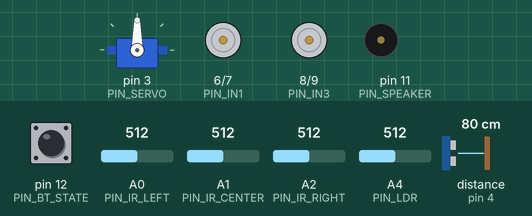
This sketch was run on a simulated Arduino Uno, built with avr-gcc and run on an emulated ATmega328P. On the bench: servo, motor-driver pin pairs drawn as motors (green arrow = first pin HIGH = forward, orange = second pin HIGH = backward, longer = more drive, scaled by the enable pin), buzzer (waves = sounding). Wiring (inferred from the names in the program): ultrasonic range finder: trigger pin 2; echo pin 4. Inputs (shaded band) come from the test bench; at power-on: distance to the obstacle (sensor on pin 4) 80 cm, A0 (PIN_IR_LEFT) = 512, A2 (PIN_IR_RIGHT) = 512, A4 (PIN_LDR) = 512, pin 12 (PIN_BT_STATE) HIGH, A1 (PIN_IR_CENTER) = 512. The echo pulse lasts 58.3 µs per cm.

Above: at 1.2 s.
1.3 s: distance to the obstacle (sensor on pin 4) set to 28 cm
2.8 s: distance to the obstacle (sensor on pin 4) set to 23 cm
At 4.2 s:
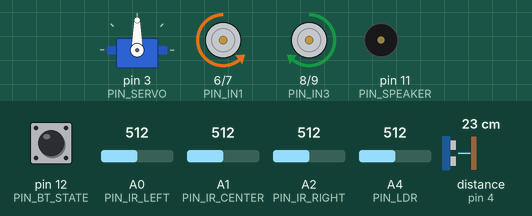
5.8 s: distance to the obstacle (sensor on pin 4) set to 35 cm
At 6.9 s:
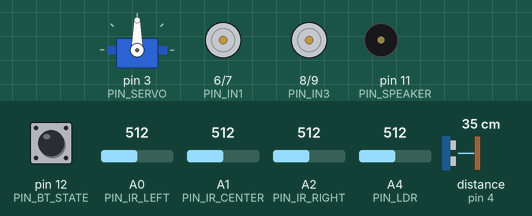
7.4 s: A0 (PIN_IR_LEFT) set to 490
At 8.0 s:
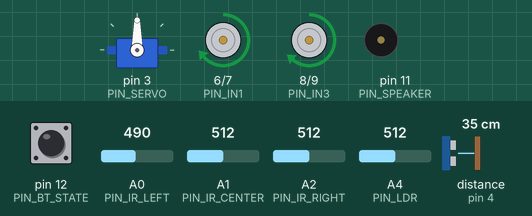
8.9 s: A2 (PIN_IR_RIGHT) set to 390
At 10.1 s:
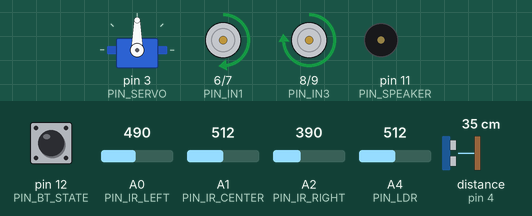
10.4 s: A4 (PIN_LDR) set to 408
11.9 s: A4 (PIN_LDR) set to 387
At 12.4 s:
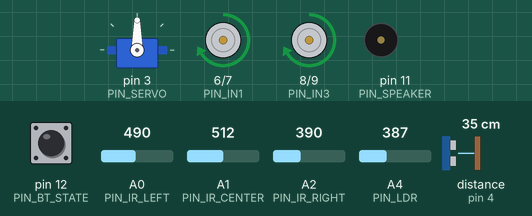
Timing chart, 0 to 14.4 s (numbered marks = the images above; inputs shaded):
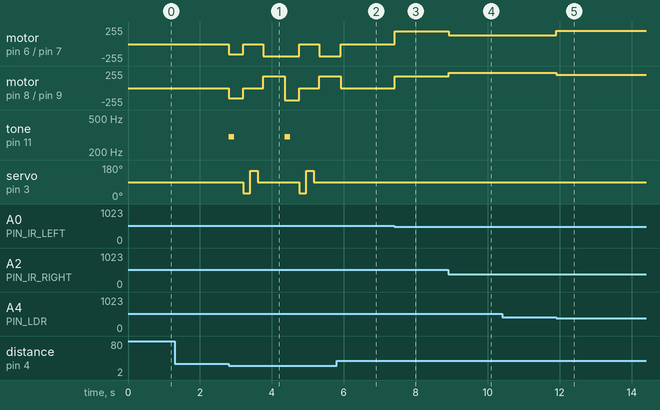

Measured:
- the behaviour switches between 26 and 25 cm on distance to the obstacle (sensor on pin 4) (found by bisection; images 0 and 1)
- the behaviour switches between 500 and 499 on A0 (PIN_IR_LEFT) (found by bisection; images 2 and 3)
- the behaviour switches between 400 and 399 on A4 (PIN_LDR) (found by bisection; images 4 and 5)
- after the input at 1.3 s, every drawn part: stays the same
- after the input at 5.8 s, tone on pin 11 (PIN_SPEAKER): stays silent (without the input it goes to 300 Hz after 0.11 s); servo on pin 3 (PIN_SERVO): stays 90° (without the input it goes to 30° after 0.51 s)
- after the input at 7.4 s, motor on pin 6 (PIN_IN1) / pin 7 (PIN_IN2): stopped → forward 191/255 at once; motor on pin 8 (PIN_IN3) / pin 9 (PIN_IN4): stopped → forward 180/255 at once
- after the input at 8.9 s, motor on pin 6 (PIN_IN1) / pin 7 (PIN_IN2): forward 191/255 → forward 130/255 at once; motor on pin 8 (PIN_IN3) / pin 9 (PIN_IN4): forward 180/255 → forward 230/255 at once
- after the input at 10.4 s, every drawn part: stays the same
- after the input at 11.9 s, motor on pin 6 (PIN_IN1) / pin 7 (PIN_IN2): forward 130/255 → forward 200/255 at once; motor on pin 8 (PIN_IN3) / pin 9 (PIN_IN4): forward 230/255 → forward 200/255 at once

The sketch:

main.ino
```cpp
#include <Servo.h>

const int PIN_IR_LEFT = A0;
const int PIN_IR_CENTER = A1;
const int PIN_IR_RIGHT = A2;
const int PIN_LDR = A4;

const int PIN_TRIG = 2;
const int PIN_ECHO = 4;
const int PIN_SERVO = 3;

const int PIN_ENA = 5;
const int PIN_IN1 = 6;
const int PIN_IN2 = 7;
const int PIN_IN3 = 8;
const int PIN_IN4 = 9;
const int PIN_ENB = 10;

const int PIN_SPEAKER = 11;
const int PIN_BT_STATE = 12;

Servo obstacleServo;

const int IR_THRESHOLD = 500;
const int LDR_THRESHOLD = 400;
const int SAFE_DISTANCE = 25;
const int BASE_SPEED = 180;
const float Kp = 0.5;

void setMotors(int leftSpeed, int rightSpeed) {
  if (leftSpeed >= 0) {
    digitalWrite(PIN_IN1, HIGH);
    digitalWrite(PIN_IN2, LOW);
  } else {
    digitalWrite(PIN_IN1, LOW);
    digitalWrite(PIN_IN2, HIGH);
    leftSpeed = -leftSpeed;
  }

  if (rightSpeed >= 0) {
    digitalWrite(PIN_IN3, HIGH);
    digitalWrite(PIN_IN4, LOW);
  } else {
    digitalWrite(PIN_IN3, LOW);
    digitalWrite(PIN_IN4, HIGH);
    rightSpeed = -rightSpeed;
  }

  analogWrite(PIN_ENA, constrain(leftSpeed, 0, 255));
  analogWrite(PIN_ENB, constrain(rightSpeed, 0, 255));
}

void stopMotors() {
  digitalWrite(PIN_IN1, LOW);
  digitalWrite(PIN_IN2, LOW);
  digitalWrite(PIN_IN3, LOW);
  digitalWrite(PIN_IN4, LOW);
  analogWrite(PIN_ENA, 0);
  analogWrite(PIN_ENB, 0);
}

long getDistance() {
  digitalWrite(PIN_TRIG, LOW);
  delayMicroseconds(2);
  digitalWrite(PIN_TRIG, HIGH);
  delayMicroseconds(10);
  digitalWrite(PIN_TRIG, LOW);
  long duration = pulseIn(PIN_ECHO, HIGH, 25000);
  if (duration == 0) return 999;
  return duration * 0.034 / 2;
}

int scanBestDirection() {
  stopMotors();

  obstacleServo.write(30);
  delay(200);
  long rightDist = getDistance();

  obstacleServo.write(150);
  delay(200);
  long leftDist = getDistance();

  obstacleServo.write(90);
  delay(150);

  if (leftDist < SAFE_DISTANCE && rightDist < SAFE_DISTANCE) {
    return 0;
  } else if (leftDist > rightDist) {
    return 1;
  } else {
    return 2;
  }
}

void executeEvasion() {
  tone(PIN_SPEAKER, 300, 150);
  setMotors(-150, -150);
  delay(400);

  int bestDir = scanBestDirection();
  if (bestDir == 1) {
    setMotors(-160, 160);
    delay(350);
  } else if (bestDir == 2) {
    setMotors(160, -160);
    delay(350);
  } else {
    setMotors(-180, 180);
    delay(600);
  }
  stopMotors();
}

void playKineticSynth(int leftVal, int centerVal, int rightVal, int ldrVal) {
  int netSway = (rightVal - leftVal);
  int pitch = map(netSway, -800, 800, 150, 1200);
  pitch = constrain(pitch, 120, 1500);

  if (ldrVal < LDR_THRESHOLD) {
    tone(PIN_SPEAKER, pitch * 2, 40);
  } else if (centerVal < IR_THRESHOLD || leftVal < IR_THRESHOLD || rightVal < IR_THRESHOLD) {
    tone(PIN_SPEAKER, pitch, 30);
  } else {
    noTone(PIN_SPEAKER);
  }
}

void setup() {
  pinMode(PIN_IR_LEFT, INPUT);
  pinMode(PIN_IR_CENTER, INPUT);
  pinMode(PIN_IR_RIGHT, INPUT);
  pinMode(PIN_LDR, INPUT);

  pinMode(PIN_TRIG, OUTPUT);
  pinMode(PIN_ECHO, INPUT);

  pinMode(PIN_ENA, OUTPUT);
  pinMode(PIN_IN1, OUTPUT);
  pinMode(PIN_IN2, OUTPUT);
  pinMode(PIN_IN3, OUTPUT);
  pinMode(PIN_IN4, OUTPUT);
  pinMode(PIN_ENB, OUTPUT);

  pinMode(PIN_SPEAKER, OUTPUT);
  pinMode(PIN_BT_STATE, INPUT);

  obstacleServo.attach(PIN_SERVO);
  obstacleServo.write(90);

  stopMotors();
}

void loop() {
  if (getDistance() < SAFE_DISTANCE) {
    executeEvasion();
    return;
  }

  int leftIR = analogRead(PIN_IR_LEFT);
  int centerIR = analogRead(PIN_IR_CENTER);
  int rightIR = analogRead(PIN_IR_RIGHT);
  int ldrVal = analogRead(PIN_LDR);

  bool btConnected = (digitalRead(PIN_BT_STATE) == HIGH);

  if (!btConnected) {
    playKineticSynth(leftIR, centerIR, rightIR, ldrVal);
  } else {
    noTone(PIN_SPEAKER);
  }

  bool laserDetected = (ldrVal < LDR_THRESHOLD);
  bool leftActive = (leftIR < IR_THRESHOLD);
  bool centerActive = (centerIR < IR_THRESHOLD);
  bool rightActive = (rightIR < IR_THRESHOLD);

  if (laserDetected) {
    setMotors(BASE_SPEED + 20, BASE_SPEED + 20);
  } else if (centerActive && !leftActive && !rightActive) {
    setMotors(BASE_SPEED, BASE_SPEED);
  } else if (leftActive || rightActive || centerActive) {
    int error = (rightIR - leftIR);
    int turnOffset = (int)(error * Kp);

    int leftMotorSpeed = BASE_SPEED + turnOffset;
    int rightMotorSpeed = BASE_SPEED - turnOffset;

    setMotors(leftMotorSpeed, rightMotorSpeed);
  } else {
    stopMotors();
  }

  delay(20);
}
```
